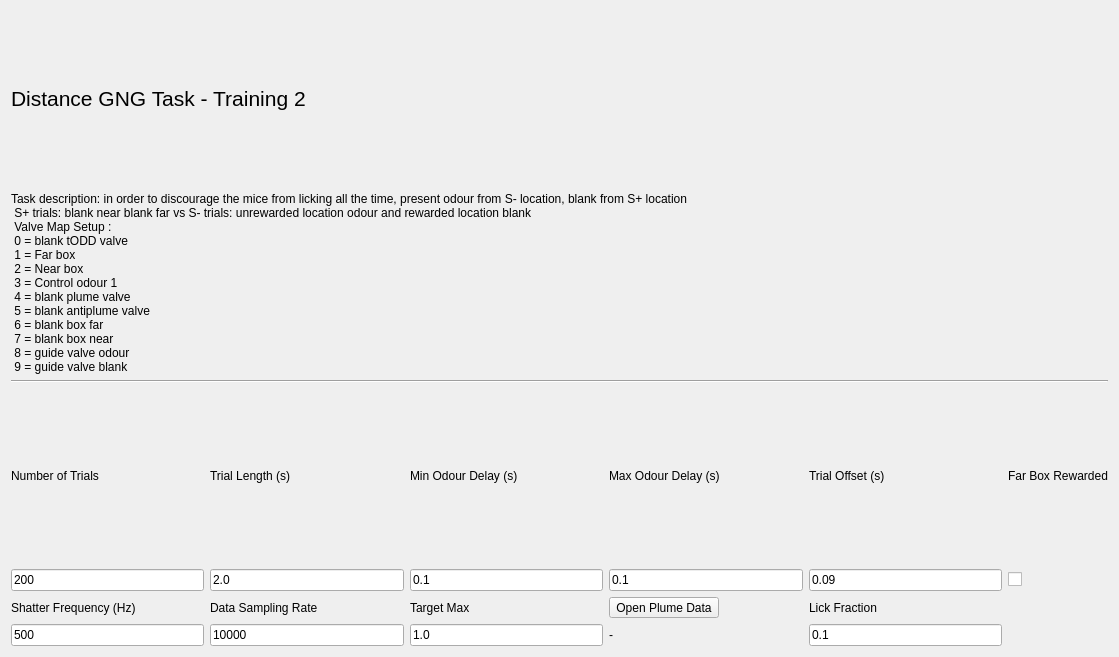
<?xml version="1.0" encoding="UTF-8"?>
<ui version="4.0">
 <class>Form</class>
 <widget class="QWidget" name="Form">
  <property name="geometry">
   <rect>
    <x>0</x>
    <y>0</y>
    <width>1119</width>
    <height>657</height>
   </rect>
  </property>
  <property name="windowTitle">
   <string>Form</string>
  </property>
  <layout class="QGridLayout" name="gridLayout">
   <item row="5" column="1">
    <widget class="QLineEdit" name="trialLengthEdit">
     <property name="text">
      <string>2.0</string>
     </property>
    </widget>
   </item>
   <item row="4" column="0">
    <widget class="QLabel" name="label">
     <property name="text">
      <string>Number of Trials</string>
     </property>
    </widget>
   </item>
   <item row="4" column="5">
    <widget class="QLabel" name="label_7">
     <property name="text">
      <string>Far Box Rewarded</string>
     </property>
    </widget>
   </item>
   <item row="5" column="5">
    <widget class="QCheckBox" name="FarBoxRewardedCheck">
     <property name="text">
      <string/>
     </property>
    </widget>
   </item>
   <item row="7" column="4">
    <widget class="QLineEdit" name="lickFractionEdit">
     <property name="text">
      <string>0.1</string>
     </property>
    </widget>
   </item>
   <item row="4" column="1">
    <widget class="QLabel" name="label_5">
     <property name="text">
      <string>Trial Length (s)</string>
     </property>
    </widget>
   </item>
   <item row="5" column="2">
    <widget class="QLineEdit" name="mindelayEdit">
     <property name="text">
      <string>0.1</string>
     </property>
    </widget>
   </item>
   <item row="7" column="3">
    <widget class="QLabel" name="plumeDataLabel">
     <property name="text">
      <string>-</string>
     </property>
    </widget>
   </item>
   <item row="4" column="4">
    <widget class="QLabel" name="label_4">
     <property name="enabled">
      <bool>true</bool>
     </property>
     <property name="text">
      <string>Trial Offset (s)</string>
     </property>
    </widget>
   </item>
   <item row="6" column="3">
    <widget class="QToolButton" name="openPlumeDataButton">
     <property name="text">
      <string>Open Plume Data</string>
     </property>
    </widget>
   </item>
   <item row="5" column="3">
    <widget class="QLineEdit" name="maxdelayEdit">
     <property name="text">
      <string>0.1</string>
     </property>
    </widget>
   </item>
   <item row="5" column="0">
    <widget class="QLineEdit" name="nTrialsEdit">
     <property name="text">
      <string>200</string>
     </property>
    </widget>
   </item>
   <item row="4" column="3">
    <widget class="QLabel" name="label_11">
     <property name="text">
      <string>Max Odour Delay (s)</string>
     </property>
    </widget>
   </item>
   <item row="6" column="1">
    <widget class="QLabel" name="label_9">
     <property name="text">
      <string>Data Sampling Rate</string>
     </property>
    </widget>
   </item>
   <item row="1" column="0" colspan="6">
    <widget class="QLabel" name="label_13">
     <property name="text">
      <string>Task description: in order to discourage the mice from licking all the time, present odour from S- location, blank from S+ location 
 S+ trials: blank near blank far vs S- trials: unrewarded location odour and rewarded location blank 
 Valve Map Setup : 
 0 = blank tODD valve 
 1 = Far box 
 2 = Near box 
 3 = Control odour 1 
 4 = blank plume valve 
 5 = blank antiplume valve 
 6 = blank box far 
 7 = blank box near 
 8 = guide valve odour 
 9 = guide valve blank</string>
     </property>
    </widget>
   </item>
   <item row="4" column="2">
    <widget class="QLabel" name="label_2">
     <property name="text">
      <string>Min Odour Delay (s)</string>
     </property>
    </widget>
   </item>
   <item row="6" column="4">
    <widget class="QLabel" name="label_6">
     <property name="text">
      <string>Lick Fraction</string>
     </property>
    </widget>
   </item>
   <item row="6" column="0">
    <widget class="QLabel" name="label_8">
     <property name="text">
      <string>Shatter Frequency (Hz)</string>
     </property>
    </widget>
   </item>
   <item row="5" column="4">
    <widget class="QLineEdit" name="offsetEdit">
     <property name="text">
      <string>0.09</string>
     </property>
    </widget>
   </item>
   <item row="7" column="1">
    <widget class="QLineEdit" name="dataSamplingRateEdit">
     <property name="text">
      <string>10000</string>
     </property>
    </widget>
   </item>
   <item row="7" column="2">
    <widget class="QLineEdit" name="targetMaxEdit">
     <property name="text">
      <string>1.0</string>
     </property>
    </widget>
   </item>
   <item row="7" column="0">
    <widget class="QLineEdit" name="shatterHzEdit">
     <property name="text">
      <string>500</string>
     </property>
    </widget>
   </item>
   <item row="0" column="0" colspan="4">
    <widget class="QLabel" name="label_3">
     <property name="font">
      <font>
       <pointsize>16</pointsize>
      </font>
     </property>
     <property name="text">
      <string>Distance GNG Task - Training 2</string>
     </property>
     <property name="scaledContents">
      <bool>false</bool>
     </property>
    </widget>
   </item>
   <item row="6" column="2">
    <widget class="QLabel" name="label_10">
     <property name="text">
      <string>Target Max</string>
     </property>
    </widget>
   </item>
   <item row="2" column="0" colspan="6">
    <widget class="Line" name="line_2">
     <property name="orientation">
      <enum>Qt::Horizontal</enum>
     </property>
    </widget>
   </item>
  </layout>
 </widget>
 <resources/>
 <connections/>
</ui>
